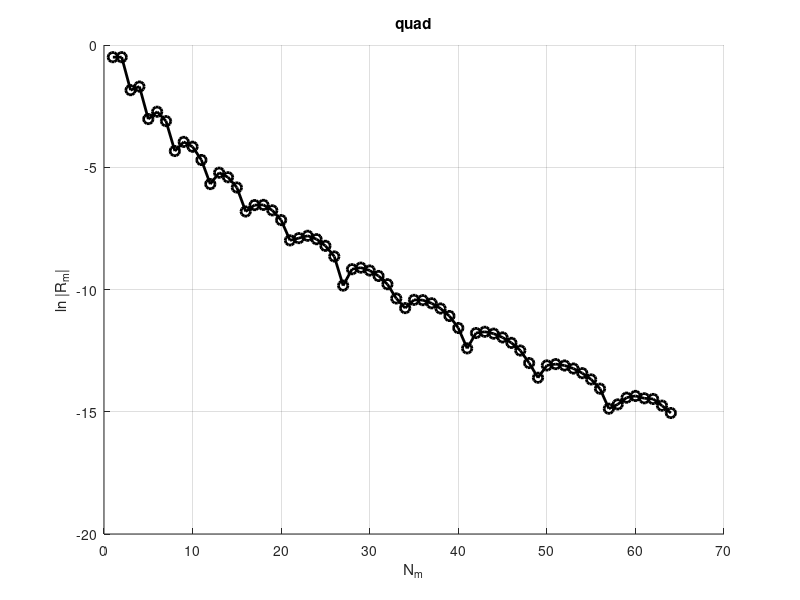

Write MATLAB code to recreate this figure.
clc
clear all
close all

N_quad = 1:64;
I_quad = [0.19814230003855449
            0.19814230003855449
            0.29463966451890622
            0.29630543195542058
            0.29077287027628557
            0.28995835391543989
            0.29027684914312374
            0.29048751803979989
            0.29053254813041335
            0.29052094804848411
            0.29050664175812924
            0.29050030033470836
            0.29049915676360927
            0.29049976120605359
            0.29050046422889259
            0.29050085114850727
            0.29050097837041855
            0.29050098006529257
            0.29050094632531026
            0.29050091625532865
            0.29050089914172134
            0.29050089250082300
            0.29050089159151921
            0.29050089285278713
            0.29050089439542065
            0.29050089551667474
            0.29050089612796381
            0.29050089636642240
            0.29050089639765164
            0.29050089634370990
            0.29050089627377945
            0.29050089621766995
            0.29050089618243136
            0.29050089616487706
            0.29050089615896579
            0.29050089615925490
            0.29050089616199165
            0.29050089616505920
            0.29050089616752106
            0.29050089616914371
            0.29050089617003122
            0.29050089617039976
            0.29050089617045988
            0.29050089617037128
            0.29050089617023589
            0.29050089617010810
            0.29050089617001029
            0.29050089616994607
            0.29050089616991037
            0.29050089616989472
            0.29050089616989166
            0.29050089616989488
            0.29050089616990055
            0.29050089616990654
            0.29050089616991143
            0.29050089616991498
            0.29050089616991714
            0.29050089616991809
            0.29050089616991864
            0.29050089616991881
            0.29050089616991859
            0.29050089616991848
            0.29050089616991803
            0.29050089616991781
         ];

I_prec = 0.29050089616991753;

figure, grid on, hold on
plot(N_quad,log10(I_quad./I_prec - 1),'k-o','MarkerSize', 7, 'linewidth', 2);
xlabel('N_m'); ylabel('ln |R_m|');
title('quad')